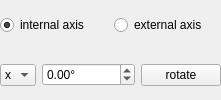
       <widget class="QWidget" name="widget_3" native="true">
        <property name="minimumSize">
         <size>
          <width>0</width>
          <height>0</height>
         </size>
        </property>
        <property name="maximumSize">
         <size>
          <width>16777215</width>
          <height>16777215</height>
         </size>
        </property>
        <layout class="QVBoxLayout" name="verticalLayout_2">
         <property name="spacing">
          <number>0</number>
         </property>
         <property name="leftMargin">
          <number>0</number>
         </property>
         <property name="topMargin">
          <number>0</number>
         </property>
         <property name="rightMargin">
          <number>0</number>
         </property>
         <property name="bottomMargin">
          <number>0</number>
         </property>
         <item>
          <widget class="QWidget" name="widget" native="true">
           <property name="enabled">
            <bool>true</bool>
           </property>
           <layout class="QHBoxLayout" name="horizontalLayout_2">
            <property name="leftMargin">
             <number>0</number>
            </property>
            <property name="topMargin">
             <number>0</number>
            </property>
            <property name="rightMargin">
             <number>0</number>
            </property>
            <property name="bottomMargin">
             <number>0</number>
            </property>
            <item>
             <widget class="QRadioButton" name="internalAxisRadio">
              <property name="sizePolicy">
               <sizepolicy hsizetype="Preferred" vsizetype="Fixed">
                <horstretch>0</horstretch>
                <verstretch>0</verstretch>
               </sizepolicy>
              </property>
              <property name="text">
               <string>internal axis</string>
              </property>
              <property name="checked">
               <bool>true</bool>
              </property>
             </widget>
            </item>
            <item>
             <widget class="QRadioButton" name="externalAxisRadio">
              <property name="sizePolicy">
               <sizepolicy hsizetype="Preferred" vsizetype="Fixed">
                <horstretch>0</horstretch>
                <verstretch>0</verstretch>
               </sizepolicy>
              </property>
              <property name="text">
               <string>external axis</string>
              </property>
             </widget>
            </item>
           </layout>
          </widget>
         </item>
         <item>
          <widget class="QWidget" name="widget_2" native="true">
           <layout class="QHBoxLayout" name="horizontalLayout">
            <property name="leftMargin">
             <number>0</number>
            </property>
            <property name="topMargin">
             <number>0</number>
            </property>
            <property name="rightMargin">
             <number>0</number>
            </property>
            <property name="bottomMargin">
             <number>0</number>
            </property>
            <item>
             <widget class="QComboBox" name="axisCombo">
              <property name="sizePolicy">
               <sizepolicy hsizetype="Preferred" vsizetype="Fixed">
                <horstretch>0</horstretch>
                <verstretch>0</verstretch>
               </sizepolicy>
              </property>
              <property name="maximumSize">
               <size>
                <width>16777215</width>
                <height>16777215</height>
               </size>
              </property>
              <item>
               <property name="text">
                <string>x</string>
               </property>
              </item>
              <item>
               <property name="text">
                <string>y</string>
               </property>
              </item>
              <item>
               <property name="text">
                <string>z</string>
               </property>
              </item>
             </widget>
            </item>
            <item>
             <widget class="QDoubleSpinBox" name="angleSpinBox">
              <property name="sizePolicy">
               <sizepolicy hsizetype="Preferred" vsizetype="Fixed">
                <horstretch>0</horstretch>
                <verstretch>0</verstretch>
               </sizepolicy>
              </property>
              <property name="suffix">
               <string>°</string>
              </property>
              <property name="minimum">
               <double>-10000000000000000.000000000000000</double>
              </property>
              <property name="maximum">
               <double>9999999999999.000000000000000</double>
              </property>
             </widget>
            </item>
            <item>
             <widget class="QPushButton" name="rotButton">
              <property name="sizePolicy">
               <sizepolicy hsizetype="Preferred" vsizetype="Fixed">
                <horstretch>0</horstretch>
                <verstretch>0</verstretch>
               </sizepolicy>
              </property>
              <property name="maximumSize">
               <size>
                <width>16777215</width>
                <height>16777215</height>
               </size>
              </property>
              <property name="text">
               <string>rotate</string>
              </property>
             </widget>
            </item>
           </layout>
          </widget>
         </item>
        </layout>
       </widget>
